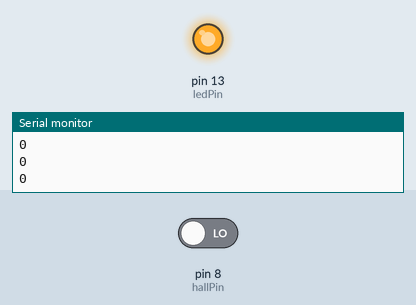
A sketch run on a simulated Arduino Uno, built with avr-gcc and run on an emulated ATmega328P. Parts: output pins drawn as LEDs (lit = HIGH), the last lines printed to the serial monitor. The test bench sets the inputs (shaded band); at power-on: pin 8 (hallPin) LOW.

Above: at 2.8 s.
2.9 s: pin 8 (hallPin) driven HIGH
At 3.3 s:
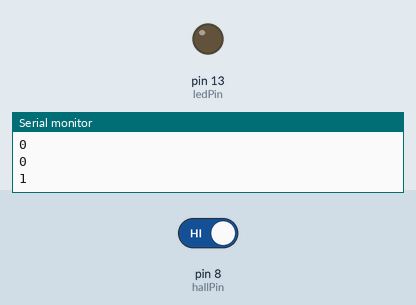
4.5 s: pin 8 (hallPin) driven LOW
At 6.1 s:
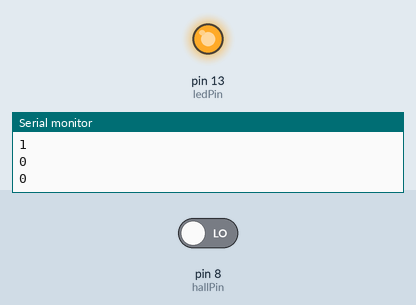
Timing chart, 0 to 7.6 s (numbered marks = the images above; inputs shaded):
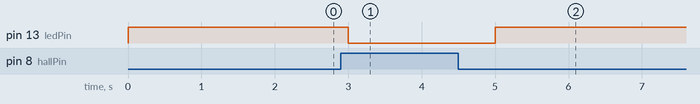

The sketch:

linear_hall_sensor.ino
```cpp
const int hallPin = 8; //the pin of hall sensor attach to
const int ledPin = 13; //the number of the led
int val = 0; //the variable to store the value read from hall sensor
/********************************/
void setup()
{
  Serial.begin(9600);
pinMode(hallPin,INPUT); //initialize the hall as an input
pinMode(ledPin,OUTPUT); //initialize the led as an output
}
/**********************************/
void loop()
{
val = digitalRead(hallPin); //read the value from hall sensor
if(val == HIGH)
{
digitalWrite(ledPin,LOW);
Serial.println(val, DEC);
//noTone(7);
}
if(val == LOW)
{
digitalWrite(ledPin,HIGH);
Serial.println(val,DEC);
//tone(7,320,500);
}
delay(1000);
}
```

Measured:
- after the input at 2.9 s, pin 13 (ledPin): HIGH → LOW after 0.10 s
- after the input at 4.5 s, pin 13 (ledPin): LOW → HIGH after 0.50 s
